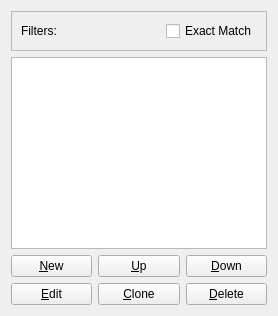
          <widget class="QWidget" name="tab">
           <attribute name="title">
            <string>IPv4 rules</string>
           </attribute>
           <layout class="QVBoxLayout" name="verticalLayout_11">
            <item>
             <widget class="QFrame" name="frame">
              <property name="frameShape">
               <enum>QFrame::StyledPanel</enum>
              </property>
              <property name="frameShadow">
               <enum>QFrame::Raised</enum>
              </property>
              <layout class="QHBoxLayout" name="horizontalLayout_12">
               <item>
                <widget class="QLabel" name="label_27">
                 <property name="sizePolicy">
                  <sizepolicy hsizetype="Maximum" vsizetype="Maximum">
                   <horstretch>0</horstretch>
                   <verstretch>0</verstretch>
                  </sizepolicy>
                 </property>
                 <property name="text">
                  <string>Filters:</string>
                 </property>
                </widget>
               </item>
               <item>
                <widget class="QFrame" name="acl4_filter_layout">
                 <property name="frameShape">
                  <enum>QFrame::NoFrame</enum>
                 </property>
                 <property name="frameShadow">
                  <enum>QFrame::Raised</enum>
                 </property>
                </widget>
               </item>
               <item>
                <widget class="QCheckBox" name="acl4_filter_exact">
                 <property name="sizePolicy">
                  <sizepolicy hsizetype="Maximum" vsizetype="Maximum">
                   <horstretch>0</horstretch>
                   <verstretch>0</verstretch>
                  </sizepolicy>
                 </property>
                 <property name="text">
                  <string>Exact Match</string>
                 </property>
                </widget>
               </item>
              </layout>
             </widget>
            </item>
            <item>
             <widget class="QTableWidget" name="acl4_table"/>
            </item>
            <item>
             <layout class="QGridLayout" name="gridLayout">
              <item row="0" column="0">
               <widget class="QPushButton" name="acl4_create_button">
                <property name="toolTip">
                 <string>Create a new rule</string>
                </property>
                <property name="text">
                 <string>&amp;New</string>
                </property>
                <property name="icon">
                 <iconset resource="../../ufwi-rpcc-qt/resources/ufwi-rpcc-qt.qrc">
                  <normaloff>:/icons/add.png</normaloff>:/icons/add.png</iconset>
                </property>
               </widget>
              </item>
              <item row="0" column="1">
               <widget class="QPushButton" name="acl4_up_button">
                <property name="toolTip">
                 <string>Move the selected rule up</string>
                </property>
                <property name="text">
                 <string>&amp;Up</string>
                </property>
                <property name="icon">
                 <iconset resource="../../ufwi-rpcc-qt/resources/ufwi-rpcc-qt.qrc">
                  <normaloff>:/icons/up.png</normaloff>:/icons/up.png</iconset>
                </property>
               </widget>
              </item>
              <item row="0" column="2">
               <widget class="QPushButton" name="acl4_down_button">
                <property name="toolTip">
                 <string>Move the selected rule down</string>
                </property>
                <property name="text">
                 <string>&amp;Down</string>
                </property>
                <property name="icon">
                 <iconset resource="../../ufwi-rpcc-qt/resources/ufwi-rpcc-qt.qrc">
                  <normaloff>:/icons/down.png</normaloff>:/icons/down.png</iconset>
                </property>
               </widget>
              </item>
              <item row="1" column="0">
               <widget class="QPushButton" name="acl4_edit_button">
                <property name="toolTip">
                 <string>Edit the selected rule</string>
                </property>
                <property name="text">
                 <string>&amp;Edit</string>
                </property>
                <property name="icon">
                 <iconset resource="../../ufwi-rpcc-qt/resources/ufwi-rpcc-qt.qrc">
                  <normaloff>:/icons/edit.png</normaloff>:/icons/edit.png</iconset>
                </property>
               </widget>
              </item>
              <item row="1" column="1">
               <widget class="QPushButton" name="acl4_clone_button">
                <property name="toolTip">
                 <string>Clone the selected rule</string>
                </property>
                <property name="text">
                 <string>&amp;Clone</string>
                </property>
                <property name="icon">
                 <iconset resource="../../ufwi-rpcc-qt/resources/ufwi-rpcc-qt.qrc">
                  <normaloff>:/icons/copy.png</normaloff>:/icons/copy.png</iconset>
                </property>
               </widget>
              </item>
              <item row="1" column="2">
               <widget class="QPushButton" name="acl4_delete_button">
                <property name="toolTip">
                 <string>Delete the selected rules</string>
                </property>
                <property name="text">
                 <string>&amp;Delete</string>
                </property>
                <property name="icon">
                 <iconset resource="../../ufwi-rpcc-qt/resources/ufwi-rpcc-qt.qrc">
                  <normaloff>:/icons/delete.png</normaloff>:/icons/delete.png</iconset>
                </property>
               </widget>
              </item>
             </layout>
            </item>
           </layout>
          </widget>
